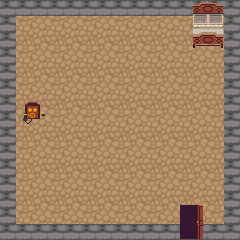

Below is a game level as drawn by its tile map, then a one-line description and the .tmx file that defines it, in full:
An orthogonal 15x15 tile map with 16x16 px tiles, 3 tile layers (floor, walls, décorations), 2 tilesets and 11 objects (6x collision, exit_house, player_spawn, gupy_path1, gupy_path2, ...).

<map version="1.10" tiledversion="1.10.2" orientation="orthogonal" renderorder="right-down" width="15" height="15" tilewidth="16" tileheight="16" infinite="0" nextlayerid="6" nextobjectid="21">
 <tileset firstgid="1" source="nature.tsx" />
 <tileset firstgid="721" source="mobilier.tsx" />
 <layer id="1" name="floor" width="15" height="15">
  <data encoding="csv">
165,166,165,166,165,166,165,166,165,166,165,166,165,166,165,
205,206,205,206,205,206,205,206,205,206,205,206,205,206,205,
165,166,165,166,165,166,165,166,165,166,165,166,165,166,165,
205,206,205,206,205,206,205,206,205,206,205,206,205,206,205,
165,166,165,166,165,166,165,166,165,166,165,166,165,166,165,
205,206,205,206,205,206,205,206,205,206,205,206,205,206,205,
165,166,165,166,165,166,165,166,165,166,165,166,165,166,165,
205,206,205,206,205,206,205,206,205,206,205,206,205,206,205,
165,166,165,166,165,166,165,166,165,166,165,166,165,166,165,
205,206,205,206,205,206,205,206,205,206,205,206,205,206,205,
165,166,165,166,165,166,165,166,165,166,165,166,165,166,165,
205,206,205,206,205,206,205,206,205,206,205,206,205,206,205,
165,166,165,166,165,166,165,166,165,166,165,166,165,166,165,
205,206,205,206,205,206,205,206,205,206,205,206,205,206,205,
165,166,165,166,165,166,165,166,165,166,165,166,165,166,165
</data>
 </layer>
 <layer id="2" name="walls" width="15" height="15">
  <data encoding="csv">
167,167,167,167,167,167,167,167,167,167,167,167,167,167,167,
167,0,0,0,0,0,0,0,0,0,0,0,0,0,167,
167,0,0,0,0,0,0,0,0,0,0,0,0,0,167,
167,0,0,0,0,0,0,0,0,0,0,0,0,0,167,
167,0,0,0,0,0,0,0,0,0,0,0,0,0,167,
167,0,0,0,0,0,0,0,0,0,0,0,0,0,167,
167,0,0,0,0,0,0,0,0,0,0,0,0,0,167,
167,0,0,0,0,0,0,0,0,0,0,0,0,0,167,
167,0,0,0,0,0,0,0,0,0,0,0,0,0,167,
167,0,0,0,0,0,0,0,0,0,0,0,0,0,167,
167,0,0,0,0,0,0,0,0,0,0,0,0,0,167,
167,0,0,0,0,0,0,0,0,0,0,0,0,0,167,
167,0,0,0,0,0,0,0,0,0,0,0,0,0,167,
167,0,0,0,0,0,0,0,0,0,0,0,0,0,167,
167,167,167,167,167,167,167,167,167,167,167,167,167,167,167
</data>
 </layer>
 <layer id="4" name="décorations" width="15" height="15">
  <data encoding="csv">
0,0,0,0,0,0,0,0,0,0,0,0,790,791,0,
0,0,0,0,0,0,0,0,0,0,0,0,809,810,0,
0,0,0,0,0,0,0,0,0,0,0,0,828,829,0,
0,0,0,0,0,0,0,0,0,0,0,0,0,0,0,
0,0,0,0,0,0,0,0,0,0,0,0,0,0,0,
0,0,0,0,0,0,0,0,0,0,0,0,0,0,0,
0,921,922,0,0,0,0,0,0,0,0,0,0,0,0,
0,940,941,0,0,0,0,0,0,0,0,0,0,0,0,
0,0,0,0,0,0,0,0,0,0,0,0,0,0,0,
0,0,0,0,0,0,0,0,0,0,0,0,0,0,0,
0,0,0,0,0,0,0,0,0,0,0,0,0,0,0,
0,0,0,0,0,0,0,0,0,0,0,0,0,0,0,
0,0,0,0,0,0,0,0,0,0,0,839,840,0,0,
0,0,0,0,0,0,0,0,0,0,0,858,859,0,0,
0,0,0,0,0,0,0,0,0,0,0,877,878,0,0
</data>
 </layer>
 <objectgroup id="3" name="objets">
  <object id="1" type="collision" x="0" y="0" width="240" height="24.3333" />
  <object id="4" type="collision" x="224" y="0" width="16" height="240" />
  <object id="5" type="collision" x="0" y="224" width="240" height="16" />
  <object id="7" type="collision" x="0" y="0" width="16" height="240" />
  <object id="8" name="exit_house" x="180.25" y="205" width="22.75" height="19" />
  <object id="9" name="player_spawn" x="160.242" y="152.667">
   <point />
  </object>
  <object id="14" type="collision" x="192.125" y="24.4375" width="31.625" height="25" />
  <object id="15" type="collision" x="22" y="100.063" width="24.125" height="25" />
 </objectgroup>
 <objectgroup id="5" name="NPC'S path">
  <object id="17" name="gupy_path1" x="64" y="48" width="15.25" height="16.25" />
  <object id="18" name="gupy_path2" x="128" y="80" width="16" height="16" />
  <object id="20" name="gupy_path3" x="64" y="160" width="16" height="16" />
 </objectgroup>
</map>
